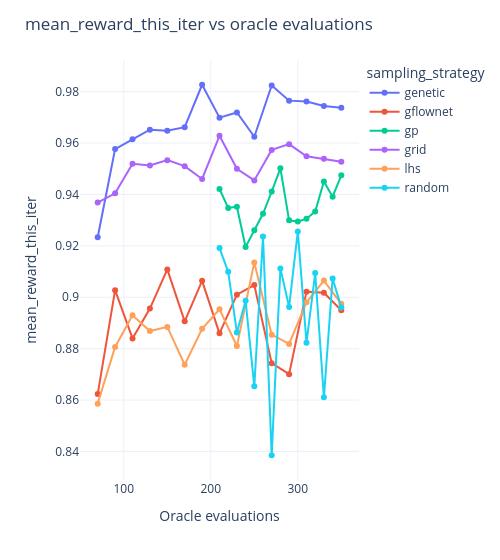

The cell this chart's notebook holds for it:
### Code cell
plot_oracle_efficiency(metrics, metric="mean_reward_this_iter")

### Figure 1 — Plotly figure (JSON) as saved in the notebook; plotly's stock layout.template omitted (floating-point values rounded to 4 significant figures)
{"data": [{"customdata": [[1, "run_102"], [2, "run_102"], [3, "run_102"], [4, "run_102"], [5, "run_102"], [6, "run_102"], [7, "run_102"], [8, "run_102"], [9, "run_102"], [10, "run_102"], [11, "run_102"], [12, "run_102"], [13, "run_102"], [14, "run_102"], [15, "run_102"]], "hovertemplate": "sampling_strategy=genetic<br>oracle_evals_total=%{x}<br>mean_reward_this_iter=%{y}<br>iteration=%{customdata[0]}<br>run=%{customdata[1]}<extra></extra>", "legendgroup": "genetic", "line": {"color": "#636efa", "dash": "solid"}, "marker": {"symbol": "circle"}, "mode": "lines+markers", "name": "genetic", "orientation": "v", "showlegend": true, "type": "scatter", "x": [70, 90, 110, 130, 150, 170, 190, 210, 230, 250, 270, 290, 310, 330, 350], "xaxis": "x", "y": [0.9233, 0.9576, 0.9615, 0.9652, 0.9648, 0.9662, 0.9827, 0.9699, 0.9719, 0.9624, 0.9824, 0.9765, 0.9762, 0.9744, 0.9738], "yaxis": "y"}, {"customdata": [[1, "run_54"], [2, "run_54"], [3, "run_54"], [4, "run_54"], [5, "run_54"], [6, "run_54"], [7, "run_54"], [8, "run_54"], [9, "run_54"], [10, "run_54"], [11, "run_54"], [12, "run_54"], [13, "run_54"], [14, "run_54"], [15, "run_54"]], "hovertemplate": "sampling_strategy=gflownet<br>oracle_evals_total=%{x}<br>mean_reward_this_iter=%{y}<br>iteration=%{customdata[0]}<br>run=%{customdata[1]}<extra></extra>", "legendgroup": "gflownet", "line": {"color": "#EF553B", "dash": "solid"}, "marker": {"symbol": "circle"}, "mode": "lines+markers", "name": "gflownet", "orientation": "v", "showlegend": true, "type": "scatter", "x": [70, 90, 110, 130, 150, 170, 190, 210, 230, 250, 270, 290, 310, 330, 350], "xaxis": "x", "y": [0.8623, 0.9028, 0.884, 0.8956, 0.9108, 0.8906, 0.9064, 0.886, 0.901, 0.9047, 0.8743, 0.8701, 0.9022, 0.9017, 0.8949], "yaxis": "y"}, {"customdata": [[1, "run_76"], [2, "run_76"], [3, "run_76"], [4, "run_76"], [5, "run_76"], [6, "run_76"], [7, "run_76"], [8, "run_76"], [9, "run_76"], [10, "run_76"], [11, "run_76"], [12, "run_76"], [13, "run_76"], [14, "run_76"], [15, "run_76"]], "hovertemplate": "sampling_strategy=gp<br>oracle_evals_total=%{x}<br>mean_reward_this_iter=%{y}<br>iteration=%{customdata[0]}<br>run=%{customdata[1]}<extra></extra>", "legendgroup": "gp", "line": {"color": "#00cc96", "dash": "solid"}, "marker": {"symbol": "circle"}, "mode": "lines+markers", "name": "gp", "orientation": "v", "showlegend": true, "type": "scatter", "x": [210, 220, 230, 240, 250, 260, 270, 280, 290, 300, 310, 320, 330, 340, 350], "xaxis": "x", "y": [0.9421, 0.9347, 0.9352, 0.9195, 0.9261, 0.9325, 0.9411, 0.9502, 0.9299, 0.9294, 0.9306, 0.9333, 0.9451, 0.9391, 0.9474], "yaxis": "y"}, {"customdata": [[1, "run_39"], [2, "run_39"], [3, "run_39"], [4, "run_39"], [5, "run_39"], [6, "run_39"], [7, "run_39"], [8, "run_39"], [9, "run_39"], [10, "run_39"], [11, "run_39"], [12, "run_39"], [13, "run_39"], [14, "run_39"], [15, "run_39"]], "hovertemplate": "sampling_strategy=grid<br>oracle_evals_total=%{x}<br>mean_reward_this_iter=%{y}<br>iteration=%{customdata[0]}<br>run=%{customdata[1]}<extra></extra>", "legendgroup": "grid", "line": {"color": "#ab63fa", "dash": "solid"}, "marker": {"symbol": "circle"}, "mode": "lines+markers", "name": "grid", "orientation": "v", "showlegend": true, "type": "scatter", "x": [70, 90, 110, 130, 150, 170, 190, 210, 230, 250, 270, 290, 310, 330, 350], "xaxis": "x", "y": [0.9368, 0.9404, 0.9519, 0.9513, 0.9533, 0.951, 0.946, 0.9628, 0.95, 0.9455, 0.9573, 0.9596, 0.9548, 0.9539, 0.9527], "yaxis": "y"}, {"customdata": [[1, "run_33"], [2, "run_33"], [3, "run_33"], [4, "run_33"], [5, "run_33"], [6, "run_33"], [7, "run_33"], [8, "run_33"], [9, "run_33"], [10, "run_33"], [11, "run_33"], [12, "run_33"], [13, "run_33"], [14, "run_33"], [15, "run_33"]], "hovertemplate": "sampling_strategy=lhs<br>oracle_evals_total=%{x}<br>mean_reward_this_iter=%{y}<br>iteration=%{customdata[0]}<br>run=%{customdata[1]}<extra></extra>", "legendgroup": "lhs", "line": {"color": "#FFA15A", "dash": "solid"}, "marker": {"symbol": "circle"}, "mode": "lines+markers", "name": "lhs", "orientation": "v", "showlegend": true, "type": "scatter", "x": [70, 90, 110, 130, 150, 170, 190, 210, 230, 250, 270, 290, 310, 330, 350], "xaxis": "x", "y": [0.8586, 0.8807, 0.893, 0.8868, 0.8885, 0.8737, 0.8877, 0.8953, 0.881, 0.9135, 0.8854, 0.8818, 0.898, 0.9065, 0.8975], "yaxis": "y"}, {"customdata": [[1, "run_13"], [2, "run_13"], [3, "run_13"], [4, "run_13"], [5, "run_13"], [6, "run_13"], [7, "run_13"], [8, "run_13"], [9, "run_13"], [10, "run_13"], [11, "run_13"], [12, "run_13"], [13, "run_13"], [14, "run_13"], [15, "run_13"]], "hovertemplate": "sampling_strategy=random<br>oracle_evals_total=%{x}<br>mean_reward_this_iter=%{y}<br>iteration=%{customdata[0]}<br>run=%{customdata[1]}<extra></extra>", "legendgroup": "random", "line": {"color": "#19d3f3", "dash": "solid"}, "marker": {"symbol": "circle"}, "mode": "lines+markers", "name": "random", "orientation": "v", "showlegend": true, "type": "scatter", "x": [210, 220, 230, 240, 250, 260, 270, 280, 290, 300, 310, 320, 330, 340, 350], "xaxis": "x", "y": [0.9191, 0.9099, 0.8863, 0.8986, 0.8653, 0.9236, 0.8385, 0.9112, 0.8962, 0.9256, 0.8823, 0.9094, 0.861, 0.9073, 0.896], "yaxis": "y"}], "layout": {"legend": {"title": {"text": "sampling_strategy"}, "tracegroupgap": 0}, "margin": {"t": 60}, "title": {"text": "mean_reward_this_iter vs oracle evaluations"}, "width": 500, "xaxis": {"anchor": "y", "domain": [0, 1], "title": {"text": "Oracle evaluations"}}, "yaxis": {"anchor": "x", "domain": [0, 1], "title": {"text": "mean_reward_this_iter"}}}}
